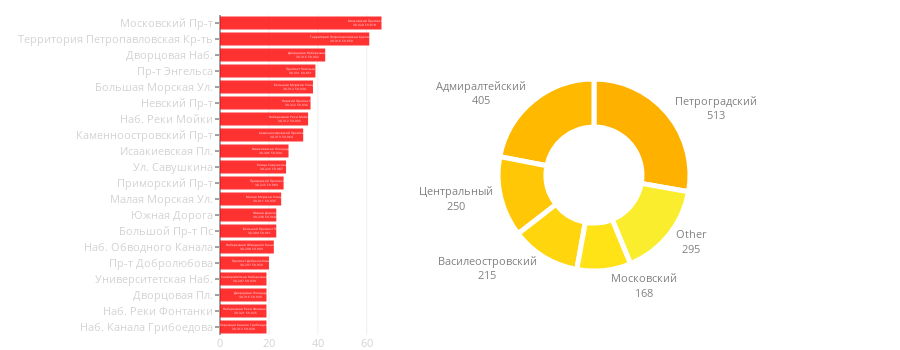

Source (notebook cell):
### Code cell
street_area_combine(city_data)

### Figure 1 — Plotly figure (JSON) as saved in the notebook; plotly's stock layout.template omitted (floating-point values rounded to 4 significant figures)
{"data": [{"hoverinfo": "text", "marker": {"color": "red"}, "opacity": 0.8, "orientation": "h", "showlegend": false, "text": ["Московский Проспект<br>30.320 59.878", "Территория Петропавловская Крепость<br>30.316 59.950", "Дворцовая Набережная<br>30.316 59.942", "Проспект Энгельса<br>30.331 60.051", "Большая Морская Улица<br>30.312 59.934", "Невский Проспект<br>30.322 59.936", "Набережная Реки Мойки<br>30.312 59.935", "Каменноостровский Проспект<br>30.313 59.964", "Исаакиевская Площадь<br>30.306 59.934", "Улица Савушкина<br>30.226 59.987", "Приморский Проспект<br>30.225 59.983", "Малая Морская Улица<br>30.311 59.935", "Южная Дорога<br>30.238 59.968", "Большой Проспект Пс<br>30.304 59.961", "Набережная Обводного Канала<br>30.298 59.909", "Проспект Добролюбова<br>30.297 59.950", "Университетская Набережная<br>30.297 59.939", "Дворцовая Площадь<br>30.316 59.939", "Набережная Реки Фонтанки<br>30.321 59.925", "Набережная Канала Грибоедова<br>30.312 59.928"], "type": "bar", "uid": "be64a1ba-4a5f-11e9-8f28-3c15c2cf2370", "x": [66, 61, 43, 39, 38, 37, 36, 34, 28, 27, 26, 25, 23, 23, 22, 20, 19, 19, 19, 19], "y": ["Московский Пр-т", "Территория Петропавловская Кр-ть", "Дворцовая Наб.", "Пр-т Энгельса", "Большая Морская Ул.", "Невский Пр-т", "Наб. Реки Мойки", "Каменноостровский Пр-т", "Исаакиевская Пл.", "Ул. Савушкина", "Приморский Пр-т", "Малая Морская Ул.", "Южная Дорога", "Большой Пр-т Пс", "Наб. Обводного Канала", "Пр-т Добролюбова", "Университетская Наб.", "Дворцовая Пл.", "Наб. Реки Фонтанки", "Наб. Канала Грибоедова"]}, {"domain": {"x": [0.1, 1], "y": [0.2, 0.8]}, "hole": 0.5, "hoverinfo": "label+percent+value", "labels": ["Петроградский", "Адмиралтейский", "Центральный", "Василеостровский", "Московский", "Other"], "marker": {"colors": ["#ffb100", "#ffba00", "#ffc706", "#ffd50e", "#ffe317", "#faed2d"], "line": {"color": "white", "width": 5}}, "sort": false, "textfont": {"color": "grey", "size": 11}, "textinfo": "label+value", "textposition": "outside", "type": "pie", "uid": "be64a3c2-4a5f-11e9-9b4a-3c15c2cf2370", "values": [513, 405, 250, 215, 168, 295]}], "layout": {"height": 350, "hovermode": "closest", "margin": {"b": 15, "l": 220, "r": 0, "t": 15}, "showlegend": false, "width": 900, "xaxis": {"domain": [0, 0.25], "tickfont": {"color": "lightgrey", "size": 11}}, "yaxis": {"autorange": "reversed", "domain": [0, 1], "tickfont": {"color": "lightgrey", "size": 11}, "ticklen": 4}}}
